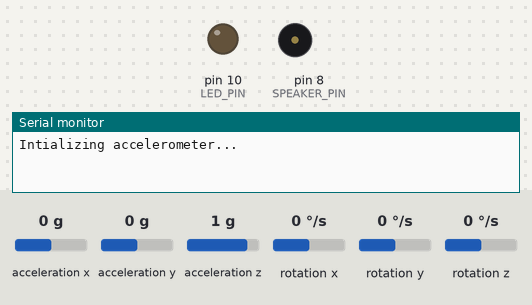
This sketch was run on a simulated Arduino Uno, built with avr-gcc and run on an emulated ATmega328P. On the bench: output pins drawn as LEDs (lit = HIGH), buzzer (waves = sounding), the last lines printed to the serial monitor. The test bench sets the inputs (shaded band); at power-on: acceleration x 0 g, acceleration y 0 g, acceleration z 1 g, rotation x 0 °/s, rotation y 0 °/s, rotation z 0 °/s. Pins used as bus, display or sensor lines are not drawn.

Above: at 0.01 s.
At 3.8 s:
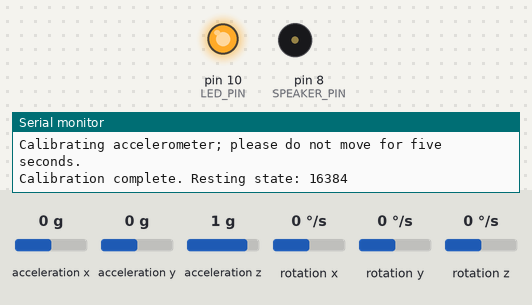
3.9 s: acceleration x set to -1.4 g
At 4.7 s:
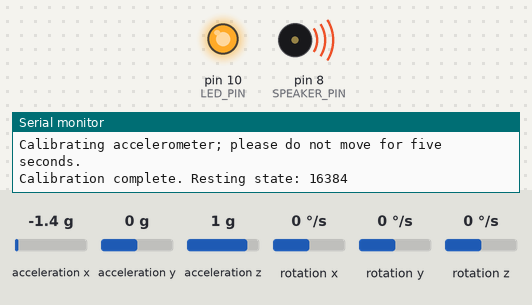
Timing chart, 0 to 6.9 s (numbered marks = the images above; inputs shaded):
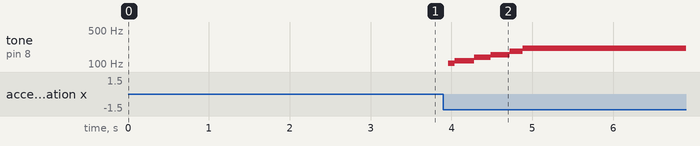

Measured:
- after the input at 3.9 s, tone on pin 8 (SPEAKER_PIN): plays 103 Hz for 0.08 s, 116 Hz for 0.24 s, 139 Hz for 0.20 s, 154 Hz for 0.24 s, 182 Hz for 0.16 s, 212 Hz for 6.5 s, starting after 0.06 s

The sketch:

Alpha_build.ino
```cpp
#include <Wire.h>
#include "I2Cdev.h"
#include "MPU6050.h"

// object for reading accelerometer
MPU6050 accelgyro;
int16_t accelX, accelY, accelZ;
int accel;

// used for interfacing
#define SPEAKER_PIN 8
#define LED_PIN 10
const int sineTableSize = 28;

// used to account for rest acceleration
int restState;

// used to control pitch modulation
const int speed = 100;
int period = 200;
const int sensitivity = 300;
const int gyroSensitivity = 2000;

// used to construct sine waves
int sineTable[sineTableSize] = {
  127, 151, 176, 198, 219, 236, 250, 255,
  250, 236, 219, 198, 176, 151, 127, 102,
  77, 55, 34, 17, 3, 0, 3, 17,
  34, 55, 77, 102
};

void setup() {
  // = allows for console output
  Serial.begin(9600);

  // controls IO for both speaker and accelerometer
  Wire.begin();

  // allow LED
  pinMode(LED_PIN, OUTPUT);

  // initialize accelerometer
  Serial.println("Intializing accelerometer...");
  accelgyro.initialize();
  Serial.println("Testing connection...");
  Serial.println(accelgyro.testConnection() ? "MPU6050 successfully connected." : "Failed to connect MPU6050.");

  // calculates resting acceleration for offset
  Serial.println("Calibrating accelerometer; please do not move for five seconds.");
  digitalWrite(LED_PIN, 1);
  float runningTotal;
  for(int i=0; i < 50; i++){
    // get average accelerations in each axis and find magnitude
    accelgyro.getAcceleration(&accelX, &accelY, &accelZ);
    runningTotal = (runningTotal*i + sqrt(pow(accelX, 2) + pow(accelY, 2) + pow(accelZ, 2)))/(i+1);
    delay(50);
  }
  // rest acceleration is removed from future measurements
  restState = runningTotal;
  Serial.print("Calibration complete. Resting state: ");
  Serial.println(restState);
}

void loop() {
  // get acceleration
  accelgyro.getAcceleration(&accelX, &accelY, &accelZ);
  // rest by orienting certain way
  int16_t gx, gy, gz;
  accelgyro.getAcceleration(&gx, &gy, &gz);
  //Serial.println(gx);
  bool disable = -gyroSensitivity <  gx && gx < gyroSensitivity && -gyroSensitivity < gy && gy < gyroSensitivity ? 1 : 0;
  accel = max(sqrt(pow(accelX, 2) + pow(accelY, 2) + pow(accelZ, 2)) - restState, 0);

  // gradually change frequency after minimum acceleration reached; otherwise, hold pitch
  if (accel >= sensitivity){
    period = (period*(speed - 1) + 200000/accel)/speed;
  }
  // error catching
  if (period < 0){
    period = 1;
  }
  // every main loop, constructs a sine wave using the sine table incrementally over one period
  for (int i = 0; i < sineTableSize; i++) {
    int value = sineTable[i];
    if(!disable){
      analogWrite(SPEAKER_PIN, value);
    }
    delayMicroseconds(period); // determines frequency
  }
}
```
